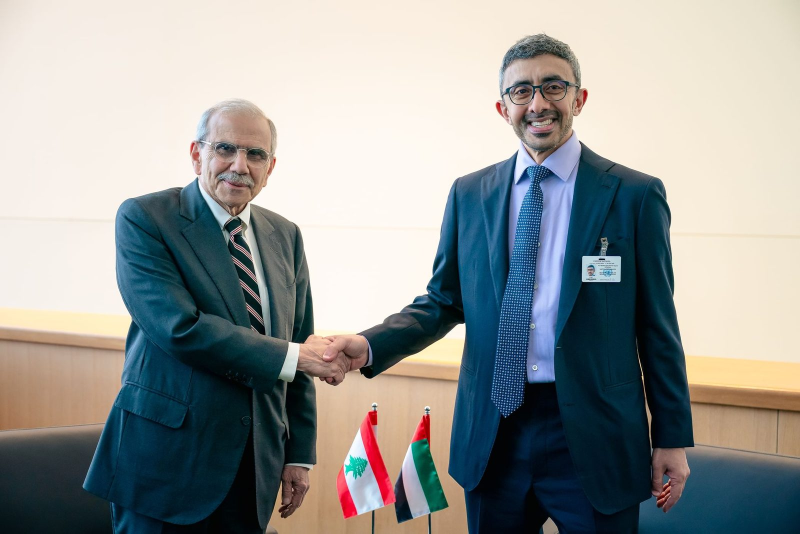
#> input picture pact-deck/dist/assets/img/lebanon-one-million-ai-experts-20260925.jpg, 1600 x 1067 px (shown at 1/2 size)
$ python chroma.py ../../../dist/assets/img/lebanon-one-million-ai-experts-20260925.jpg
#> lines starting #> are read from the running program, lines starting #| are printed output that depends on the picture; after the words box and inside, x2 and y2 are one past the last pixel; in counts of white or black regions, pixels touching at a corner belong together
import cv2, numpy as np, json, sys
def green_mask(bgr):
    hsv = cv2.cvtColor(bgr, cv2.COLOR_BGR2HSV)
    h, s, v = hsv[..., 0].astype(int), hsv[..., 1].astype(int), hsv[..., 2].astype(int)
    b, g, r = [bgr[..., i].astype(int) for i in range(3)]
    m = (h >= 45) & (h <= 90) & (s >= 90) & (v >= 60) & (g > r + 35) & (g > b + 25)
    return m.astype(np.uint8) * 255
def quads(path, min_area=600):
#> called with min_area = 600
    bgr = cv2.imread(path); H, W = bgr.shape[:2]
#> in quads, bgr is the input picture: shape (1067, 1600, 3); mean B, G, R 150, 152.1, 149
#> after `H, W = bgr.shape[:2]`: H = 1067; W = 1600
    m = green_mask(bgr)
#> in green_mask, `hsv = cv2.cvtColor(bgr, cv2.COLOR_BGR2HSV)`: hsv: shape (1067, 1600, 3); mean H, S, V 51.3, 98.5, 168.1
#> in green_mask, `h, s, v = hsv[..., 0].astype(int), hsv[..., 1].astype(int), hsv[..., 2..`:
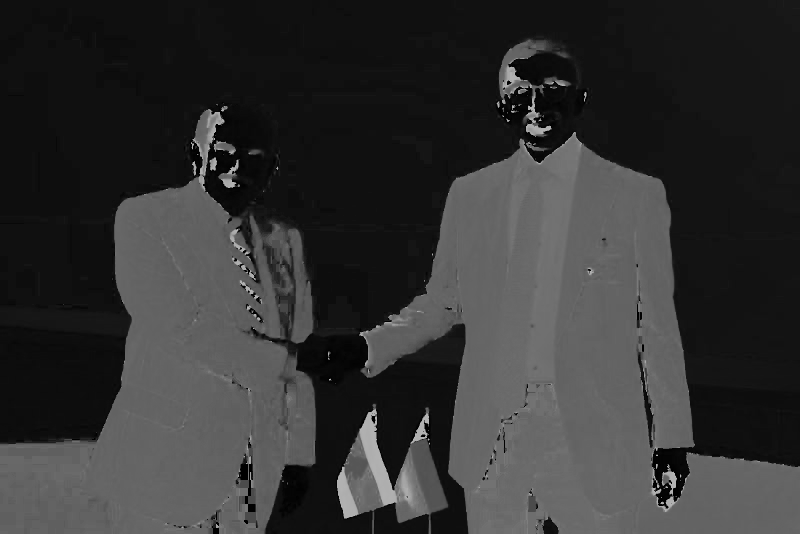
#> h: shape (1067, 1600) int64 (shown at 1/2 size); min 0, max 179, mean 51.3
#> in green_mask, `h, s, v = hsv[..., 0].astype(int), hsv[..., 1].astype(int), hsv[..., 2..`:
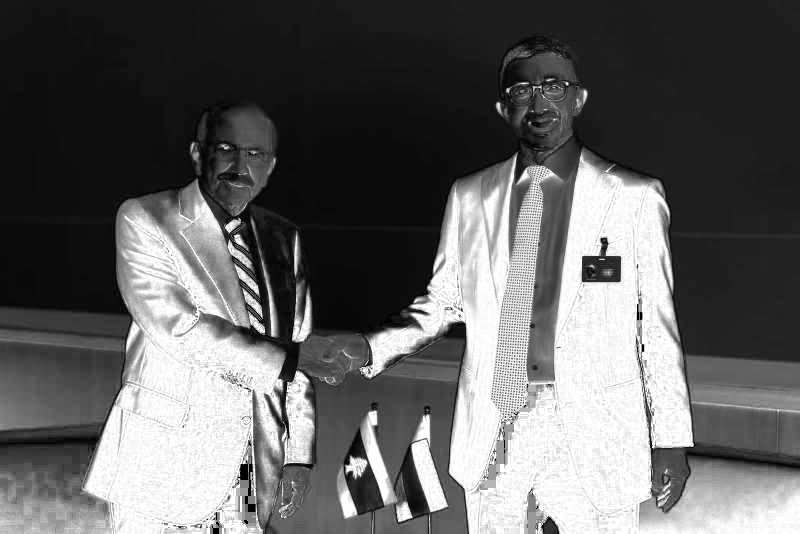
#> s: shape (1067, 1600) int64 (shown at 1/2 size); min 0, max 255, mean 98.5
#> in green_mask, `h, s, v = hsv[..., 0].astype(int), hsv[..., 1].astype(int), hsv[..., 2..`:
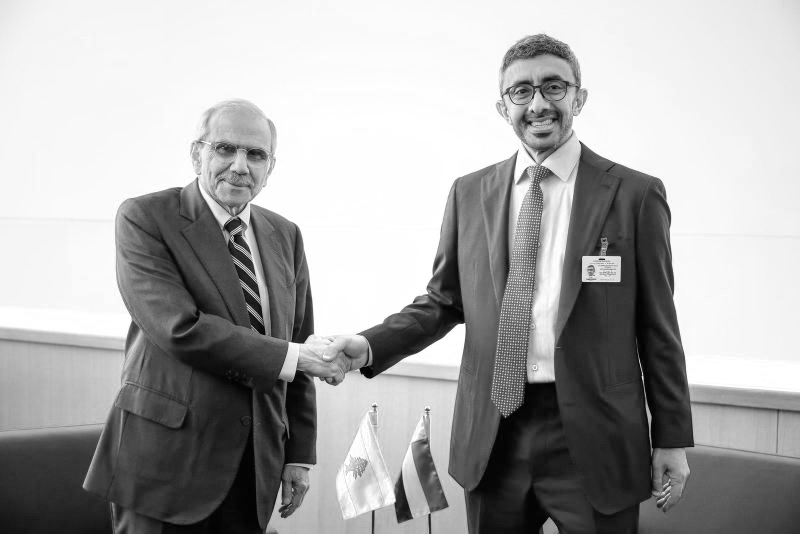
#> v: shape (1067, 1600) int64 (shown at 1/2 size); min 0, max 255, mean 168.1
#> in green_mask, `b, g, r = [bgr[..., i].astype(int) for i in range(3)]`:
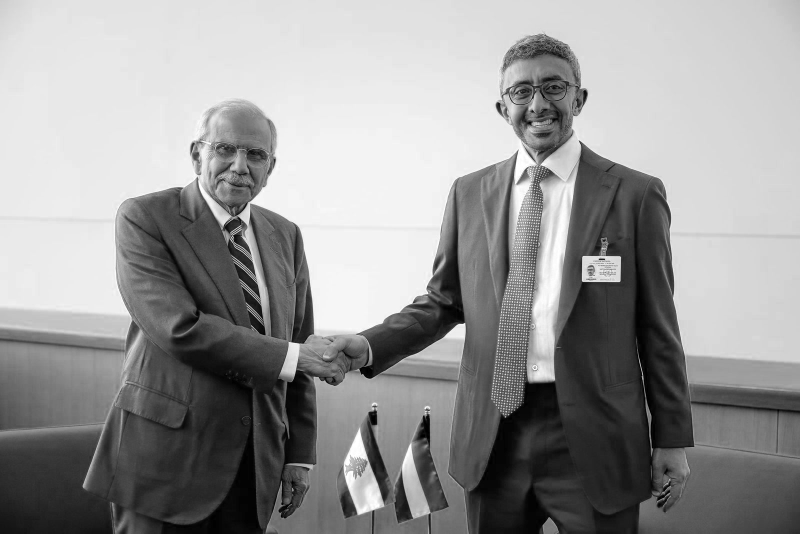
#> b: shape (1067, 1600) int64 (shown at 1/2 size); min 0, max 255, mean 150
#> in green_mask, `b, g, r = [bgr[..., i].astype(int) for i in range(3)]`:
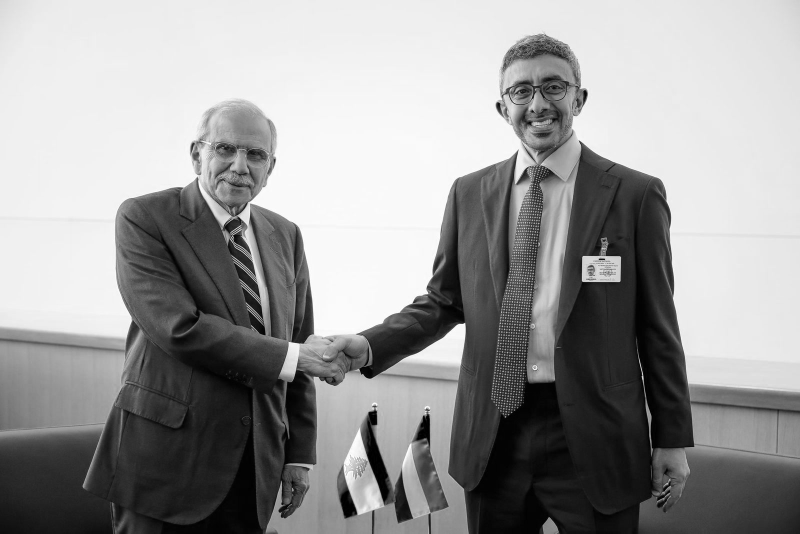
#> g: shape (1067, 1600) int64 (shown at 1/2 size); min 0, max 255, mean 152.1
#> in green_mask, `b, g, r = [bgr[..., i].astype(int) for i in range(3)]`:
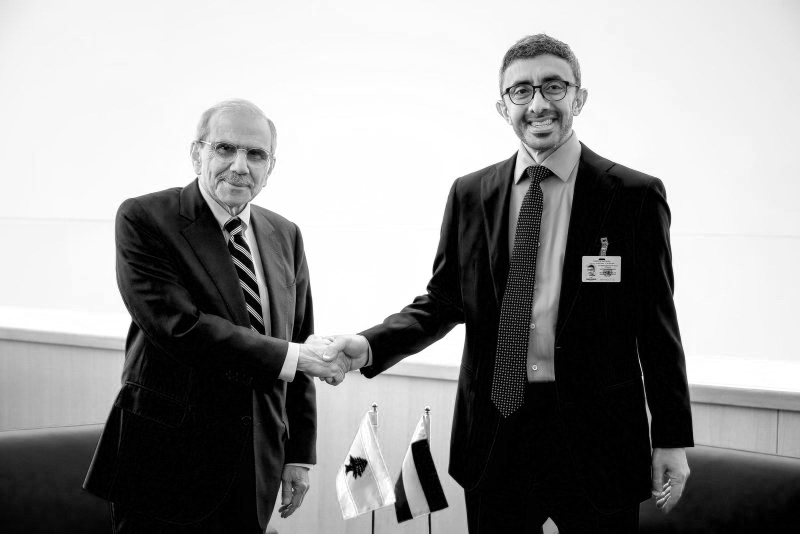
#> r: shape (1067, 1600) int64 (shown at 1/2 size); min 0, max 255, mean 149
#> in green_mask, `m = (h >= 45) & (h <= 90) & (s >= 90) & (v >= 60) & (g > r + 35) & (g ..`:
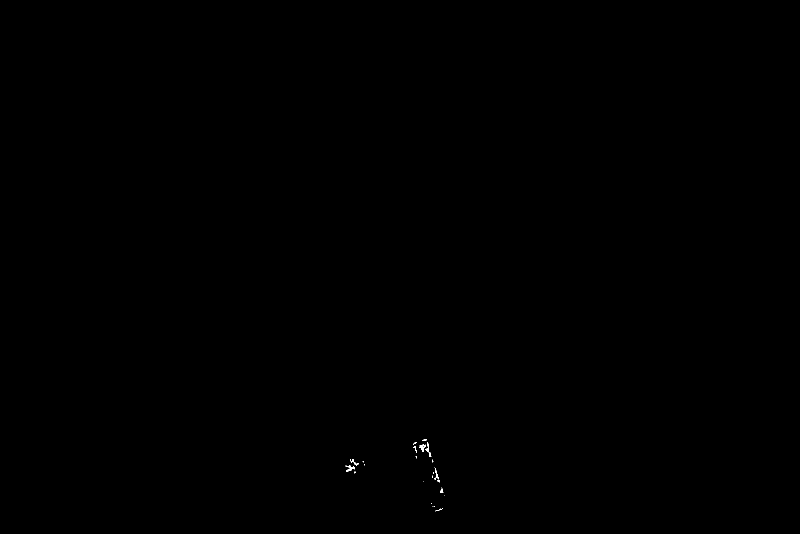
#> m: shape (1067, 1600) bool (shown at 1/2 size); 0.04% white in thin lines or dots, all inside (x1, y1, x2, y2) = (691, 878, 889, 1023)
    m = cv2.morphologyEx(m, cv2.MORPH_CLOSE, np.ones((5, 5), np.uint8))
#> m: shape (1067, 1600); 0.05% white; 18 white regions (11 under 20 px), largest, box (x1, y1, x2, y2) and area: (838, 885, 863, 914) 270, (691, 918, 718, 944) 223, (866, 936, 880, 965) 127
    n, lab, stats, cent = cv2.connectedComponentsWithStats(m, 8)
#> lab: shape (1067, 1600) int32; 19 distinct labels, from 0 to 18
#> n = 19; stats = 19 rows, first 6: [0, 0, 1600, 1067, 1706377], [845, 878, 9, 4, 23], [826, 884, 8, 21, 59], [838, 885, 25, 29, 270], [831, 912, 3, 5, 9], [691, 918, 27, 26, 223]; cent = 19 rows, first 8: [799.5, 532.8], [849, 879.5], [829.8, 892.3], [850.6, 896.6], [832.4, 913.6], [703.3, 931.1], [864.6, 921.6], [726.2, 922.8]
    res = []
    for i in range(1, n):
        x, y, w, h, a = stats[i]
        if a < min_area: continue
        comp = (lab == i).astype(np.uint8) * 255
        cnts, _ = cv2.findContours(comp, cv2.RETR_EXTERNAL, cv2.CHAIN_APPROX_SIMPLE)
        c = max(cnts, key=cv2.contourArea); hull = cv2.convexHull(c)
        peri = cv2.arcLength(hull, True); q = None
        for eps in (0.01, 0.02, 0.03, 0.04, 0.05, 0.07):
            ap = cv2.approxPolyDP(hull, eps * peri, True)
            if len(ap) == 4: q = ap.reshape(4, 2).tolist(); break
        if q is None:
            rect = cv2.minAreaRect(c); q = cv2.boxPoints(rect).astype(int).tolist()
        fill = a / max(1, cv2.contourArea(hull))
        res.append({'bbox': [int(x), int(y), int(w), int(h)], 'area': int(a), 'quad': q, 'fill': round(float(fill), 3), 'area_frac': round(a / (W * H), 4)})
#> this loop made 18 passes
#> (x, y, w, h, a) on passes 1 to 12: (845, 878, 9, 4, 23), (826, 884, 8, 21, 59), (838, 885, 25, 29, 270), (831, 912, 3, 5, 9), (691, 918, 27, 26, 223), (864, 919, 3, 6, 11), (725, 922, 3, 3, 6), (728, 929, 2, 2, 3), (869, 934, 1, 1, 1), (866, 936, 14, 29, 127), (708, 943, 4, 4, 10), (864, 951, 2, 5, 9)
#> after the loop, res = []
    res.sort(key=lambda r: -r['area'])
    return res, float((m > 0).mean())
if __name__ == '__main__':
    out = {}
    for p in sys.argv[1:]:
        r, frac = quads(p); out[p] = {'green_frac': round(frac, 4), 'regions': r}
#> after `r, frac = quads(p)`: r = []; frac = 0.000482
        print(p.split('/')[-1], 'green%', round(frac * 100, 2), 'regions', len(r))
#| lebanon-one-million-ai-experts-20260925.jpg green% 0.05 regions 0
        for q in r[:8]: print('   bbox', q['bbox'], 'area', q['area'], 'fill', q['fill'], 'quad', q['quad'])
#> this loop made 0 passes
    json.dump(out, open('/tmp/orch/out/chroma-latest.json', 'w'), indent=1)

$ run again, on pact-deck/dist/assets/img/redington-signing-gulfnews-20260722-900.webp
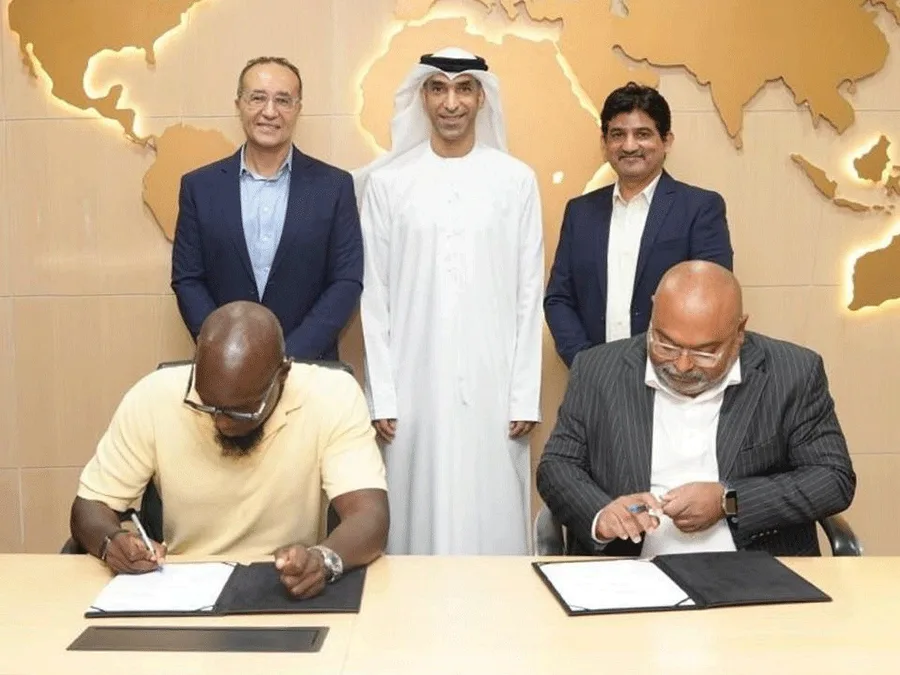
#> input picture pact-deck/dist/assets/img/redington-signing-gulfnews-20260722-900.webp, 900 x 675 px
#> in quads, bgr is the input picture: shape (675, 900, 3); mean B, G, R 145.3, 170.4, 189.7
#> hsv: shape (675, 900, 3); mean H, S, V 35.4, 65.1, 191.7
#> in green_mask, `b, g, r = [bgr[..., i].astype(int) for i in range(3)]`:
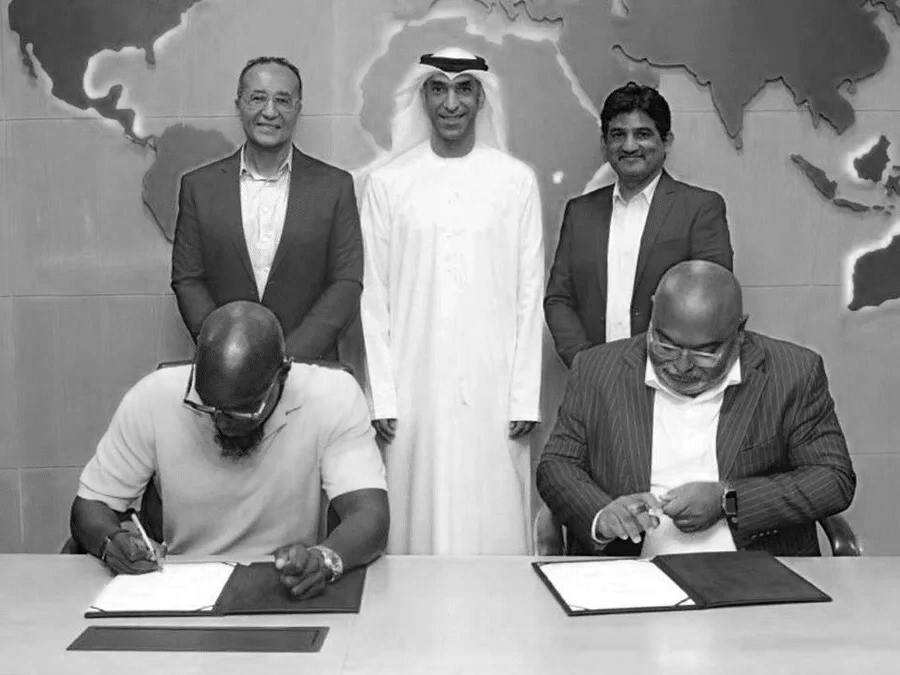
#> b: shape (675, 900) int64; min 0, max 255, mean 145.3
#> in green_mask, `b, g, r = [bgr[..., i].astype(int) for i in range(3)]`:
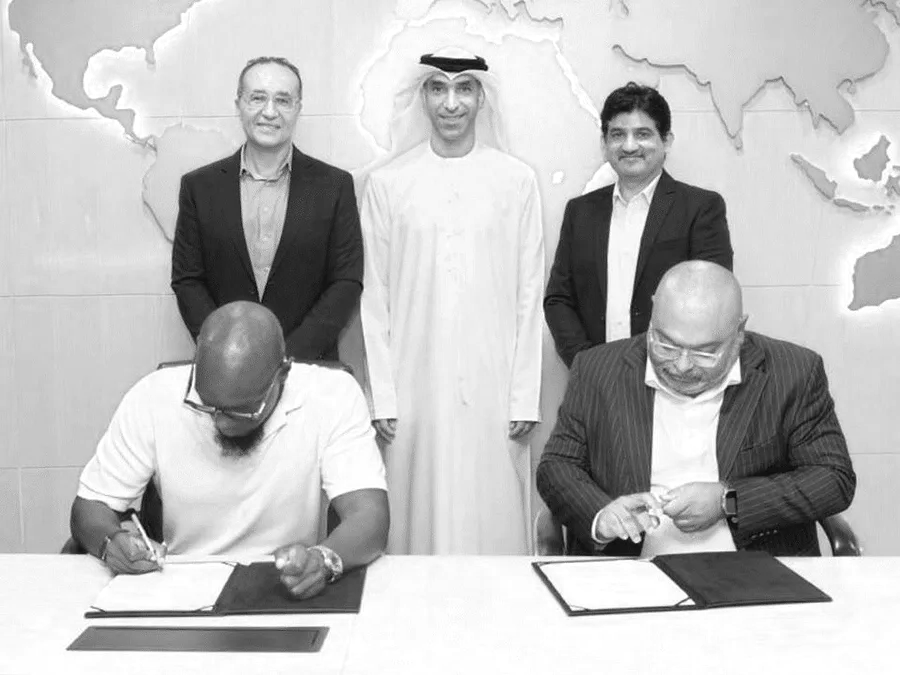
#> r: shape (675, 900) int64; min 0, max 255, mean 189.7
#> m: shape (675, 900) bool; every value is 0
#> lab: shape (675, 900) int32; every value is 0
#> n = 1; stats = [[0, 0, 900, 675, 607500]]; cent = [[449.5, 337]]
#> after the loop in quads, `for i in range(1, n):`: res = []
#> `r, frac = quads(p)`: frac = 0
#| redington-signing-gulfnews-20260722-900.webp green% 0.0 regions 0
